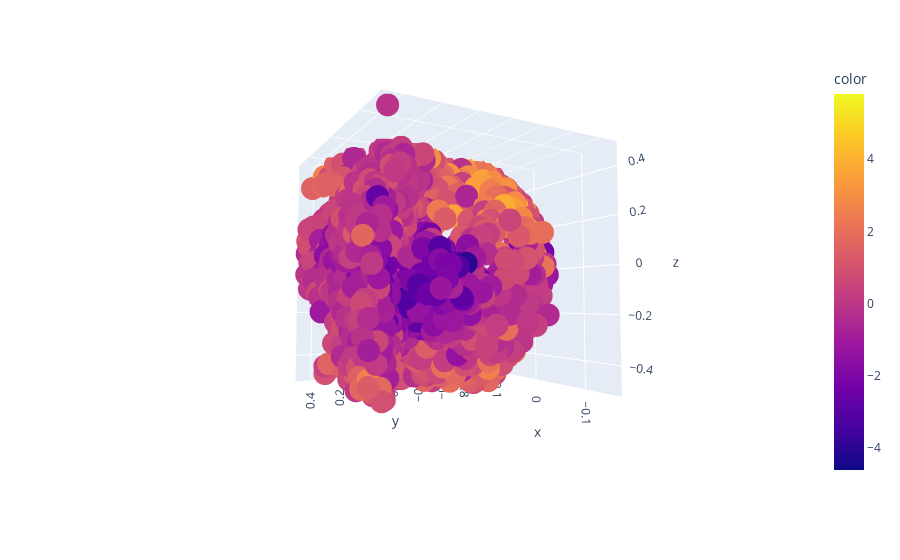

The notebook cell saved with this chart:
### Code cell
fig = px.scatter_3d(x=points0[:, 0], y=points0[:, 1], z=points0[:, 2], color=pca_array[:, 2])
fig.show()

### Figure 1 — Plotly figure (JSON) as saved in the notebook; plotly's stock layout.template omitted (floating-point values rounded to 4 significant figures; data arrays with more than 128 entries replaced by an {"elided": "..."} marker saying what was removed)
{"data": [{"hovertemplate": "x=%{x}<br>y=%{y}<br>z=%{z}<br>color=%{marker.color}<extra></extra>", "legendgroup": "", "marker": {"color": {"elided": "2048 float values"}, "coloraxis": "coloraxis", "symbol": "circle"}, "mode": "markers", "name": "", "scene": "scene", "showlegend": false, "type": "scatter3d", "x": {"elided": "2048 float values"}, "y": {"elided": "2048 float values"}, "z": {"elided": "2048 float values"}}], "layout": {"autosize": true, "coloraxis": {"colorbar": {"title": {"text": "color"}}, "colorscale": [[0, "#0d0887"], [0.1111, "#46039f"], [0.2222, "#7201a8"], [0.3333, "#9c179e"], [0.4444, "#bd3786"], [0.5556, "#d8576b"], [0.6667, "#ed7953"], [0.7778, "#fb9f3a"], [0.8889, "#fdca26"], [1, "#f0f921"]]}, "legend": {"tracegroupgap": 0}, "margin": {"t": 60}, "scene": {"aspectmode": "auto", "aspectratio": {"x": 1, "y": 1, "z": 1}, "camera": {"center": {"x": 0, "y": 0, "z": 0}, "eye": {"x": -1.877, "y": 1.071, "z": -0.1311}, "projection": {"type": "perspective"}, "up": {"x": 0, "y": 0, "z": 1}}, "domain": {"x": [0, 1], "y": [0, 1]}, "xaxis": {"title": {"text": "x"}, "type": "linear"}, "yaxis": {"title": {"text": "y"}, "type": "linear"}, "zaxis": {"title": {"text": "z"}, "type": "linear"}}}}
